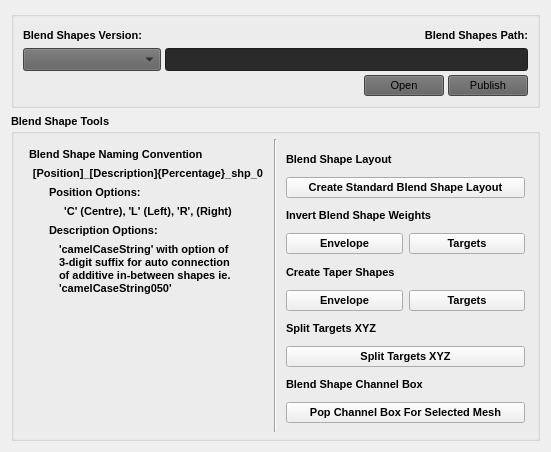
            <widget class="QWidget" name="toolBoxPage3">
             <property name="geometry">
              <rect>
               <x>0</x>
               <y>0</y>
               <width>551</width>
               <height>452</height>
              </rect>
             </property>
             <attribute name="label">
              <string>3. Blend Shapes</string>
             </attribute>
             <layout class="QHBoxLayout" name="horizontalLayout_15">
              <item>
               <layout class="QVBoxLayout" name="verticalLayout_32">
                <item>
                 <widget class="QGroupBox" name="groupBox_8">
                  <property name="font">
                   <font>
                    <pointsize>8</pointsize>
                    <weight>50</weight>
                    <bold>false</bold>
                   </font>
                  </property>
                  <property name="title">
                   <string/>
                  </property>
                  <layout class="QVBoxLayout" name="verticalLayout_30">
                   <item>
                    <layout class="QVBoxLayout" name="verticalLayout_31">
                     <property name="spacing">
                      <number>4</number>
                     </property>
                     <item>
                      <layout class="QHBoxLayout" name="horizontalLayout_7">
                       <property name="spacing">
                        <number>4</number>
                       </property>
                       <item>
                        <layout class="QVBoxLayout" name="verticalLayout_7">
                         <property name="spacing">
                          <number>4</number>
                         </property>
                         <item>
                          <widget class="QLabel" name="label_13">
                           <property name="font">
                            <font>
                             <pointsize>8</pointsize>
                             <weight>75</weight>
                             <bold>true</bold>
                            </font>
                           </property>
                           <property name="text">
                            <string>Blend Shapes Version:</string>
                           </property>
                          </widget>
                         </item>
                         <item>
                          <widget class="QComboBox" name="frbBlendShapesVersionComboBox">
                           <property name="minimumSize">
                            <size>
                             <width>138</width>
                             <height>23</height>
                            </size>
                           </property>
                           <property name="font">
                            <font>
                             <pointsize>8</pointsize>
                             <weight>50</weight>
                             <bold>false</bold>
                            </font>
                           </property>
                           <property name="styleSheet">
                            <string notr="true">background-color: rgb(95, 95, 95);</string>
                           </property>
                          </widget>
                         </item>
                        </layout>
                       </item>
                       <item>
                        <layout class="QVBoxLayout" name="verticalLayout_20">
                         <property name="spacing">
                          <number>4</number>
                         </property>
                         <item>
                          <widget class="QLabel" name="label_22">
                           <property name="font">
                            <font>
                             <pointsize>8</pointsize>
                             <weight>75</weight>
                             <bold>true</bold>
                            </font>
                           </property>
                           <property name="text">
                            <string>Blend Shapes Path:</string>
                           </property>
                           <property name="alignment">
                            <set>Qt::AlignRight|Qt::AlignTrailing|Qt::AlignVCenter</set>
                           </property>
                          </widget>
                         </item>
                         <item>
                          <widget class="QLineEdit" name="frbBlendShapesVersionPathLineEdit">
                           <property name="minimumSize">
                            <size>
                             <width>0</width>
                             <height>23</height>
                            </size>
                           </property>
                           <property name="styleSheet">
                            <string notr="true">background-color: rgb(42, 42, 42);</string>
                           </property>
                           <property name="readOnly">
                            <bool>true</bool>
                           </property>
                          </widget>
                         </item>
                        </layout>
                       </item>
                      </layout>
                     </item>
                     <item>
                      <layout class="QHBoxLayout" name="horizontalLayout_14">
                       <property name="spacing">
                        <number>4</number>
                       </property>
                       <item>
                        <spacer name="horizontalSpacer_20">
                         <property name="orientation">
                          <enum>Qt::Horizontal</enum>
                         </property>
                         <property name="sizeHint" stdset="0">
                          <size>
                           <width>40</width>
                           <height>20</height>
                          </size>
                         </property>
                        </spacer>
                       </item>
                       <item>
                        <widget class="QPushButton" name="frbBlendShapesOpenPushButton">
                         <property name="minimumSize">
                          <size>
                           <width>75</width>
                           <height>0</height>
                          </size>
                         </property>
                         <property name="font">
                          <font>
                           <pointsize>8</pointsize>
                           <weight>50</weight>
                           <bold>false</bold>
                          </font>
                         </property>
                         <property name="styleSheet">
                          <string notr="true">background-color: rgb(95, 95, 95);</string>
                         </property>
                         <property name="text">
                          <string>Open</string>
                         </property>
                        </widget>
                       </item>
                       <item>
                        <widget class="QPushButton" name="frbBlendShapesPublishPushButton">
                         <property name="minimumSize">
                          <size>
                           <width>75</width>
                           <height>0</height>
                          </size>
                         </property>
                         <property name="font">
                          <font>
                           <pointsize>8</pointsize>
                           <weight>50</weight>
                           <bold>false</bold>
                          </font>
                         </property>
                         <property name="styleSheet">
                          <string notr="true">background-color: rgb(95, 95, 95);</string>
                         </property>
                         <property name="text">
                          <string>Publish</string>
                         </property>
                        </widget>
                       </item>
                      </layout>
                     </item>
                    </layout>
                   </item>
                  </layout>
                 </widget>
                </item>
                <item>
                 <widget class="QGroupBox" name="groupBox_9">
                  <property name="sizePolicy">
                   <sizepolicy hsizetype="Minimum" vsizetype="Preferred">
                    <horstretch>0</horstretch>
                    <verstretch>0</verstretch>
                   </sizepolicy>
                  </property>
                  <property name="minimumSize">
                   <size>
                    <width>276</width>
                    <height>0</height>
                   </size>
                  </property>
                  <property name="font">
                   <font>
                    <pointsize>8</pointsize>
                    <weight>75</weight>
                    <bold>true</bold>
                   </font>
                  </property>
                  <property name="title">
                   <string>Blend Shape Tools</string>
                  </property>
                  <property name="flat">
                   <bool>false</bool>
                  </property>
                  <property name="checkable">
                   <bool>false</bool>
                  </property>
                  <layout class="QVBoxLayout" name="verticalLayout_70">
                   <property name="margin">
                    <number>6</number>
                   </property>
                   <item>
                    <layout class="QHBoxLayout" name="horizontalLayout_24">
                     <property name="spacing">
                      <number>0</number>
                     </property>
                     <item>
                      <widget class="QFrame" name="frame_15">
                       <property name="sizePolicy">
                        <sizepolicy hsizetype="Minimum" vsizetype="Preferred">
                         <horstretch>0</horstretch>
                         <verstretch>0</verstretch>
                        </sizepolicy>
                       </property>
                       <property name="minimumSize">
                        <size>
                         <width>256</width>
                         <height>0</height>
                        </size>
                       </property>
                       <layout class="QVBoxLayout" name="verticalLayout_33">
                        <item>
                         <widget class="QLabel" name="label_32">
                          <property name="font">
                           <font>
                            <weight>75</weight>
                            <bold>true</bold>
                           </font>
                          </property>
                          <property name="text">
                           <string>Blend Shape Naming Convention</string>
                          </property>
                         </widget>
                        </item>
                        <item>
                         <widget class="QLabel" name="label_35">
                          <property name="font">
                           <font>
                            <italic>false</italic>
                            <underline>false</underline>
                           </font>
                          </property>
                          <property name="text">
                           <string>[Position]_[Description]{Percentage}_shp_0</string>
                          </property>
                          <property name="alignment">
                           <set>Qt::AlignCenter</set>
                          </property>
                         </widget>
                        </item>
                        <item>
                         <widget class="QLabel" name="label_39">
                          <property name="font">
                           <font>
                            <weight>75</weight>
                            <bold>true</bold>
                           </font>
                          </property>
                          <property name="text">
                           <string>Position Options:</string>
                          </property>
                          <property name="indent">
                           <number>20</number>
                          </property>
                         </widget>
                        </item>
                        <item>
                         <widget class="QLabel" name="label_40">
                          <property name="text">
                           <string>'C' (Centre), 'L' (Left), 'R', (Right)</string>
                          </property>
                          <property name="alignment">
                           <set>Qt::AlignCenter</set>
                          </property>
                         </widget>
                        </item>
                        <item>
                         <widget class="QLabel" name="label_41">
                          <property name="font">
                           <font>
                            <weight>75</weight>
                            <bold>true</bold>
                           </font>
                          </property>
                          <property name="text">
                           <string>Description Options:</string>
                          </property>
                          <property name="indent">
                           <number>20</number>
                          </property>
                         </widget>
                        </item>
                        <item>
                         <widget class="QLabel" name="label_42">
                          <property name="maximumSize">
                           <size>
                            <width>210</width>
                            <height>16777215</height>
                           </size>
                          </property>
                          <property name="text">
                           <string>'camelCaseString' with option of 3-digit suffix for auto connection of additive in-between shapes ie. 'camelCaseString050'</string>
                          </property>
                          <property name="wordWrap">
                           <bool>true</bool>
                          </property>
                          <property name="indent">
                           <number>30</number>
                          </property>
                         </widget>
                        </item>
                        <item>
                         <spacer name="verticalSpacer_6">
                          <property name="orientation">
                           <enum>Qt::Vertical</enum>
                          </property>
                          <property name="sizeType">
                           <enum>QSizePolicy::Minimum</enum>
                          </property>
                          <property name="sizeHint" stdset="0">
                           <size>
                            <width>20</width>
                            <height>128</height>
                           </size>
                          </property>
                         </spacer>
                        </item>
                       </layout>
                      </widget>
                     </item>
                     <item>
                      <widget class="Line" name="line_3">
                       <property name="sizePolicy">
                        <sizepolicy hsizetype="Minimum" vsizetype="Minimum">
                         <horstretch>0</horstretch>
                         <verstretch>0</verstretch>
                        </sizepolicy>
                       </property>
                       <property name="lineWidth">
                        <number>1</number>
                       </property>
                       <property name="orientation">
                        <enum>Qt::Vertical</enum>
                       </property>
                      </widget>
                     </item>
                     <item>
                      <widget class="QFrame" name="frame_3">
                       <property name="sizePolicy">
                        <sizepolicy hsizetype="Preferred" vsizetype="Preferred">
                         <horstretch>0</horstretch>
                         <verstretch>0</verstretch>
                        </sizepolicy>
                       </property>
                       <property name="minimumSize">
                        <size>
                         <width>257</width>
                         <height>0</height>
                        </size>
                       </property>
                       <property name="frameShape">
                        <enum>QFrame::NoFrame</enum>
                       </property>
                       <property name="frameShadow">
                        <enum>QFrame::Plain</enum>
                       </property>
                       <layout class="QVBoxLayout" name="verticalLayout_72">
                        <item>
                         <layout class="QVBoxLayout" name="verticalLayout_48">
                          <item>
                           <widget class="QLabel" name="label_9">
                            <property name="font">
                             <font>
                              <weight>75</weight>
                              <bold>true</bold>
                             </font>
                            </property>
                            <property name="text">
                             <string>Blend Shape Layout</string>
                            </property>
                           </widget>
                          </item>
                          <item>
                           <widget class="QPushButton" name="frbToolsBlendShapeLayoutPushButton">
                            <property name="text">
                             <string>Create Standard Blend Shape Layout</string>
                            </property>
                           </widget>
                          </item>
                         </layout>
                        </item>
                        <item>
                         <layout class="QVBoxLayout" name="verticalLayout_49">
                          <item>
                           <widget class="QLabel" name="label_37">
                            <property name="font">
                             <font>
                              <weight>75</weight>
                              <bold>true</bold>
                             </font>
                            </property>
                            <property name="text">
                             <string>Invert Blend Shape Weights</string>
                            </property>
                           </widget>
                          </item>
                          <item>
                           <layout class="QHBoxLayout" name="horizontalLayout_40">
                            <item>
                             <widget class="QPushButton" name="frbToolsInvertBlendShapeWeightsEnvelopePushButton">
                              <property name="text">
                               <string>Envelope</string>
                              </property>
                             </widget>
                            </item>
                            <item>
                             <widget class="QPushButton" name="frbToolsInvertBlendShapeWeightsTargetsPushButton">
                              <property name="text">
                               <string>Targets</string>
                              </property>
                             </widget>
                            </item>
                           </layout>
                          </item>
                         </layout>
                        </item>
                        <item>
                         <layout class="QVBoxLayout" name="verticalLayout_69">
                          <item>
                           <widget class="QLabel" name="label_43">
                            <property name="font">
                             <font>
                              <weight>75</weight>
                              <bold>true</bold>
                             </font>
                            </property>
                            <property name="text">
                             <string>Create Taper Shapes</string>
                            </property>
                           </widget>
                          </item>
                          <item>
                           <layout class="QHBoxLayout" name="horizontalLayout_43">
                            <item>
                             <widget class="QPushButton" name="frbToolsCreateTaperShapesEnvelopePushButton">
                              <property name="text">
                               <string>Envelope</string>
                              </property>
                             </widget>
                            </item>
                            <item>
                             <widget class="QPushButton" name="frbToolsCreateTaperShapesTargetsPushButton">
                              <property name="text">
                               <string>Targets</string>
                              </property>
                             </widget>
                            </item>
                           </layout>
                          </item>
                         </layout>
                        </item>
                        <item>
                         <layout class="QVBoxLayout" name="verticalLayout_71">
                          <item>
                           <widget class="QLabel" name="label_44">
                            <property name="font">
                             <font>
                              <weight>75</weight>
                              <bold>true</bold>
                             </font>
                            </property>
                            <property name="text">
                             <string>Split Targets XYZ</string>
                            </property>
                           </widget>
                          </item>
                          <item>
                           <widget class="QPushButton" name="frbToolsSplitTargetsXYZPushButton">
                            <property name="text">
                             <string>Split Targets XYZ</string>
                            </property>
                           </widget>
                          </item>
                         </layout>
                        </item>
                        <item>
                         <layout class="QVBoxLayout" name="verticalLayout_51">
                          <item>
                           <widget class="QLabel" name="label_31">
                            <property name="font">
                             <font>
                              <weight>75</weight>
                              <bold>true</bold>
                             </font>
                            </property>
                            <property name="text">
                             <string>Blend Shape Channel Box</string>
                            </property>
                           </widget>
                          </item>
                          <item>
                           <widget class="QPushButton" name="frbToolsBlendShapeChannelBoxPushButton">
                            <property name="text">
                             <string>Pop Channel Box For Selected Mesh</string>
                            </property>
                           </widget>
                          </item>
                         </layout>
                        </item>
                       </layout>
                      </widget>
                     </item>
                    </layout>
                   </item>
                  </layout>
                 </widget>
                </item>
               </layout>
              </item>
             </layout>
            </widget>
